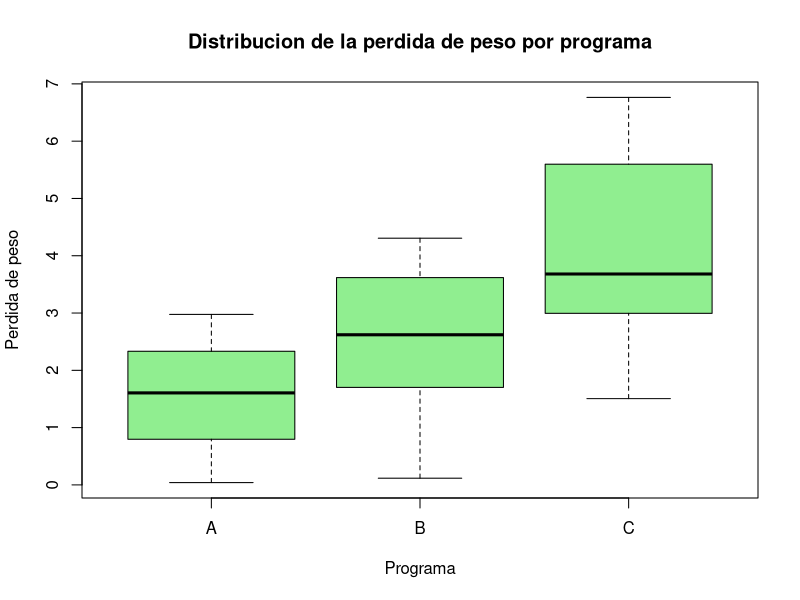

The R source for this figure:
#Ejemplo de analisis de varianza (ANOVA). 

#Ejemplo de un ejercicio de clase

#  ANOVA

# Haga que este ejemplo sea reproducible
set.seed (0)

#crear marcoteorico de datos

datos <- data.frame(programa = rep(c("A","B","C"), each = 30),
                   perdida_de_peso = c (runif(30,0,3),
                                        runif(30,0,5),
                                        runif(30,1,7)))


head(datos)
View(datos)

install.packages("dplyr")
library(dplyr)
datos %>%
  group_by(programa) %>%
  summarize(media = mean(perdida_de_peso),
            desviacion_estandar = sd(perdida_de_peso))

#Creacion de boxplot

boxplot(perdida_de_peso ~ programa, data = datos, main = "Distribucion de la perdida de peso por programa", 
        xlab = "Programa", ylab = "Perdida de peso", col = "lightgreen")

#Ajuste del modelo de ANOVA unidireccional
modelo <- aov(perdida_de_peso ~ programa, data = datos)

#Ver el resultado del modelo
summary(modelo)

#Post-ANOVA(Post-hoc)
#realizar la prueba de Tukey para comparaciones multiples

library(stats)
TukeyHSD(modelo, conf.level = 0.95)

#Conclusion
#El valor P indica si existe o no una diferencia estadisticamente significativa entre cada programa. 
#Podemos ver en el resultado que hay una diferencia estadisticamente significativa entre la perdida de 
#peso promedio de cada programa al nivel de significancia de 0.05.

